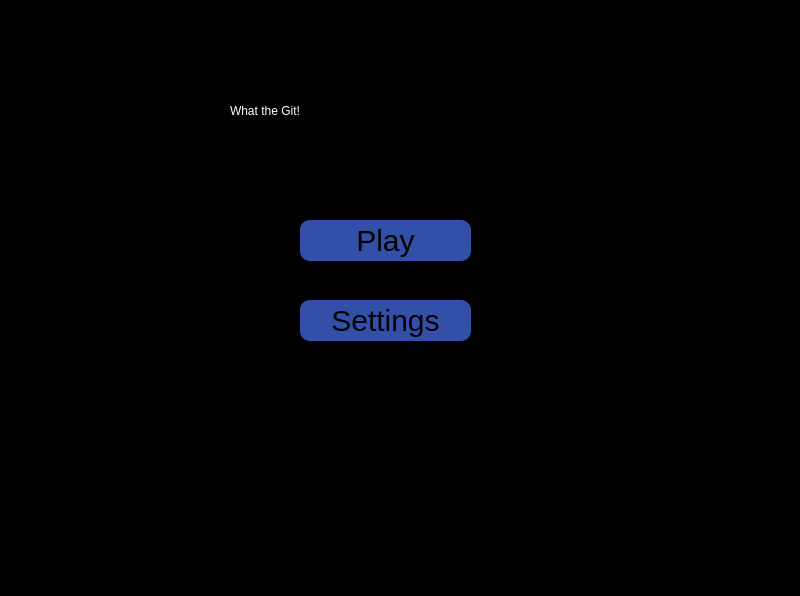
<?xml version="1.0" encoding="UTF-8"?>
<ui version="4.0">
 <class>MainWindow</class>
 <widget class="QMainWindow" name="MainWindow">
  <property name="geometry">
   <rect>
    <x>0</x>
    <y>0</y>
    <width>800</width>
    <height>596</height>
   </rect>
  </property>
  <property name="focusPolicy">
   <enum>Qt::ClickFocus</enum>
  </property>
  <property name="windowTitle">
   <string>MainWindow</string>
  </property>
  <property name="layoutDirection">
   <enum>Qt::LeftToRight</enum>
  </property>
  <property name="styleSheet">
   <string notr="true">background-color: rgb(0, 0, 0);</string>
  </property>
  <widget class="QWidget" name="centralwidget">
   <widget class="QPushButton" name="playButton">
    <property name="geometry">
     <rect>
      <x>300</x>
      <y>220</y>
      <width>171</width>
      <height>41</height>
     </rect>
    </property>
    <property name="styleSheet">
     <string notr="true">QPushButton{
	background-Color: #3250a8;
	border-radius: 10px;
	font-size: 30px;
	font: 25pt &quot;Georgia&quot;;
}

QPushButton:Hover{
	background-Color: #4b72e3;
	border-radius: 10px;
}</string>
    </property>
    <property name="text">
     <string>Play</string>
    </property>
   </widget>
   <widget class="QPushButton" name="settingButton">
    <property name="geometry">
     <rect>
      <x>300</x>
      <y>300</y>
      <width>171</width>
      <height>41</height>
     </rect>
    </property>
    <property name="styleSheet">
     <string notr="true">QPushButton{
	background-Color: #3250a8;
	border-radius: 10px;
	font-size: 30px;
	font: 25pt &quot;Georgia&quot;;
}

QPushButton:Hover{
	background-Color: #4b72e3;
	border-radius: 10px;
}</string>
    </property>
    <property name="text">
     <string>Settings</string>
    </property>
   </widget>
   <widget class="QLabel" name="title">
    <property name="geometry">
     <rect>
      <x>230</x>
      <y>80</y>
      <width>331</width>
      <height>61</height>
     </rect>
    </property>
    <property name="styleSheet">
     <string notr="true">font: 36pt &quot;Georgia&quot;;
color: rgb(255, 255, 255);</string>
    </property>
    <property name="text">
     <string>What the Git!</string>
    </property>
   </widget>
  </widget>
  <widget class="QMenuBar" name="menubar">
   <property name="geometry">
    <rect>
     <x>0</x>
     <y>0</y>
     <width>800</width>
     <height>21</height>
    </rect>
   </property>
  </widget>
  <widget class="QStatusBar" name="statusbar"/>
 </widget>
 <resources/>
 <connections/>
</ui>
